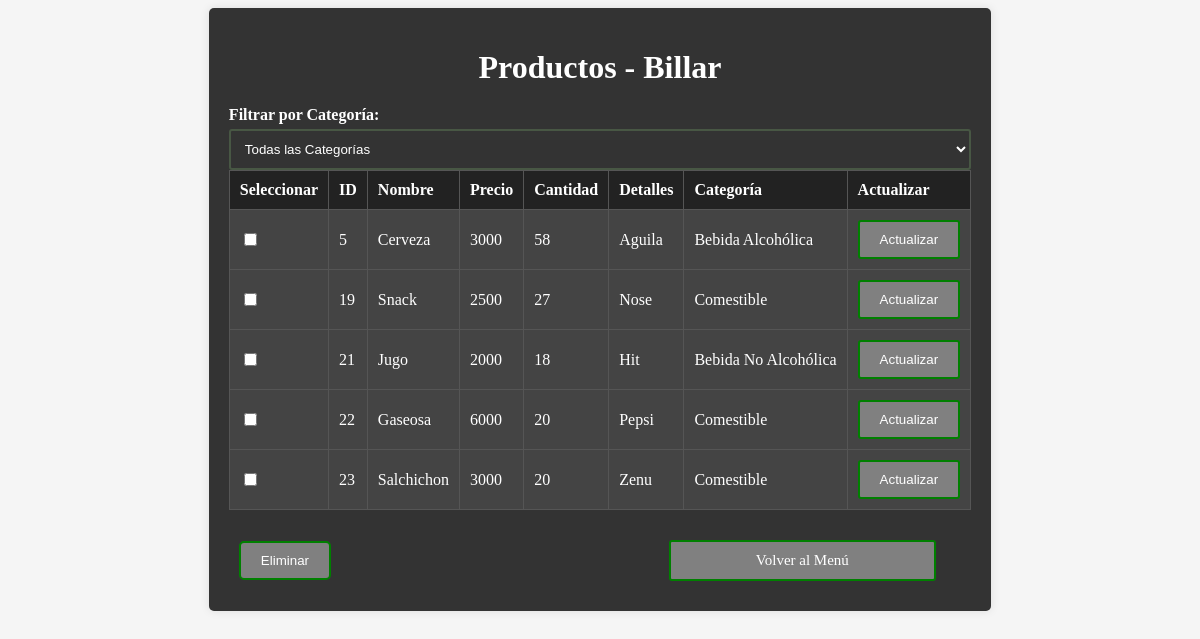
Screenshot of /Formularios/Admin/Productos/form_Actua.php with the database file from the repository.
### tables this page shows
CREATE TABLE `productos` (
  `id_Productos` int(11) NOT NULL,
  `nombre` varchar(255) NOT NULL,
  `precio` bigint(20) NOT NULL,
  `cantidad` int(11) NOT NULL,
  `detalles` text DEFAULT NULL
);

CREATE TABLE `categorias` (
  `id_Categoria` int(11) NOT NULL,
  `nombre` varchar(255) NOT NULL
);

### Formularios/Admin/Productos/form_Actua.php (the view, shortened to what this page needs)
<!DOCTYPE html>
<html lang="es">
<head>
    <link rel="stylesheet" href="../../../css/form_actua.css?<?php echo time(); ?>">
</head>
<body>
    <div class="container">
        <h1>Productos - Billar</h1>
        <form method="GET" action="form_Actua.php">
        <label for="filtro_categoria">Filtrar por Categoría:</label>
        <select id="filtro_categoria" name="filtro_categoria" onchange="this.form.submit()">
            <option value="">Todas las Categorías</option>
        </select>
    </form>
    <form id="form_eliminar" method="POST" action="">
<table border="1">
    <thead>
        <tr>
            <th>Seleccionar</th>
            <th>ID</th>
            <th>Nombre</th>
            <th>Precio</th>
            <th>Cantidad</th>
            <th>Detalles</th>
            <th>Categoría</th>
            <th>Actualizar</th>
        </tr>
    </thead>
    <tbody>
        <?php
        include('../../../include/conexion.php');
        $query = "
            SELECT p.*, c.nombre AS categoria
            FROM productos p
            JOIN producto_categoria pc ON p.id_Productos = pc.id_Productos
            JOIN categorias c ON pc.id_Categoria = c.id_Categoria
        ";
            $query .= " ORDER BY p.id_Productos ASC";
        $result = $conn->query($query);
        while ($row = $result->fetch_assoc()) {
            echo "<tr>
            <td><input type='checkbox' name='id_producto[]' value='{$row['id_Productos']}'></td>
                <td>{$row['id_Productos']}</td>
                <td>{$row['nombre']}</td>
                <td>{$row['precio']}</td>
                <td>{$row['cantidad']}</td>
                <td>{$row['detalles']}</td>
                <td>{$row['categoria']}</td>
                <td>
                    <button type='button' onclick=\"mostrarFormularioActualizar({$row['id_Productos']}, '{$row['nombre']}', {$row['precio']}, {$row['cantidad']}, '{$row['detalles']}')\">Actualizar</button>
                </td>
            </tr>";
        }
        ?>
    </tbody>
</table>
<input type='button' value='Eliminar' onclick='confirmarEliminacion()' class='botonEliminar'>
<a href="../../../template/Admin.php" class="btn">Volver al Menú</a>
</form>
</div>
</body>
</html>

### css/form_actua.css (style rules this page uses)
body { display: flex; justify-content: center; align-items: flex-start; min-height: 100vh; overflow: auto; background-color: #f5f5f5; }
.container { padding: 20px; background-color: #333; border-radius: 5px; box-shadow: 0 0 10px rgba(0, 0, 0, 0.1); }
h1 { text-align: center; color: white; margin-bottom: 20px; }
table { width: 100%; border-collapse: collapse; background-color: #444; margin-bottom: 20px; }
th, td { padding: 10px; border: 1px solid #555; text-align: left; color: white; }
th { background-color: #222; }
button { background-color: gray; color: #fff; border: 2px solid green; padding: 10px 20px; border-radius: 3px; cursor: pointer; }
.btn { background-color: gray; color: white; border: 2px solid green; padding: 10px 20px; text-align: center; text-decoration: none; display: inline-block; font-size: 15px; margin: 10px 0; cursor: pointer; width: 30%; border-radius: 3px; }
label { font-weight: bold; display: block; margin-bottom: 5px; color: white; }
input[type="text"], input[type="number"], select, textarea { width: 100%; padding: 10px; border: 2px solid #485744; border-radius: 3px; box-sizing: border-box; background-color: #333; color: white; }
.botonEliminar { margin-right: 45%; margin-left: 10px; background-color: gray; color: white; border: 2px solid green; padding: 10px 20px; border-radius: 5px; cursor: pointer; transition: background-color 0.3s ease, color 0.3s ease; }

### rows the page displays
productos: id_Productos "5", nombre "Cerveza", precio "3000", cantidad "58", detalles "Aguila", categorias.nombre "Bebida Alcohólica"
productos: id_Productos "19", nombre "Snack", precio "2500", cantidad "27", detalles "Nose", categorias.nombre "Comestible"
productos: id_Productos "21", nombre "Jugo", precio "2000", cantidad "18", detalles "Hit", categorias.nombre "Bebida No Alcohólica"
productos: id_Productos "22", nombre "Gaseosa", precio "6000", cantidad "20", detalles "Pepsi", categorias.nombre "Comestible"
productos: id_Productos "23", nombre "Salchichon", precio "3000", cantidad "20", detalles "Zenu", categorias.nombre "Comestible"
